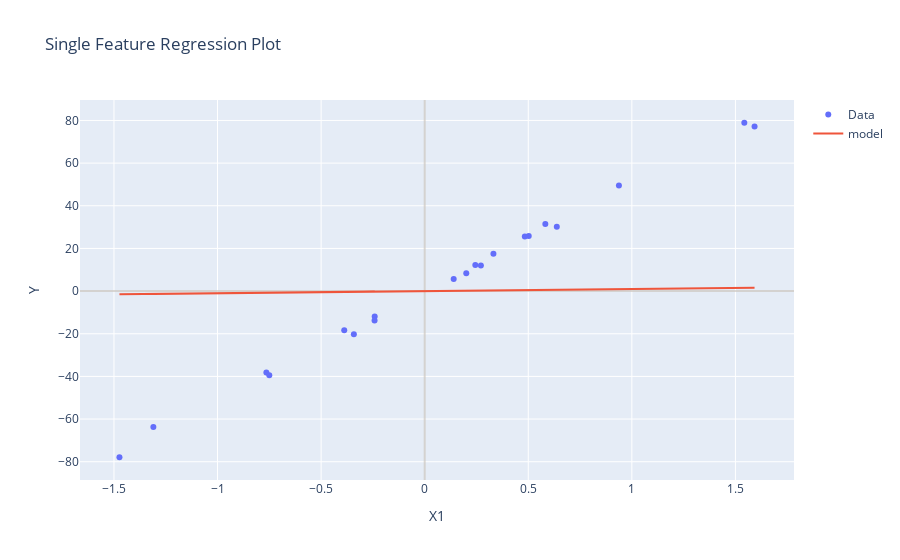

Notebook cell for this chart:
### Code cell
first_set.plot_container()

### Figure 1 — Plotly figure (JSON) as saved in the notebook; plotly's stock layout.template omitted (floating-point values rounded to 4 significant figures)
{"data": [{"mode": "markers", "name": "Data", "type": "scatter", "x": [-0.2413, -0.242, 0.2443, 0.6377, 1.543, -0.7643, 0.5022, 0.9376, -1.473, -0.3419, 0.4833, 0.3318, 0.2007, -0.7502, 0.2713, 0.14, -0.3884, 0.5823, 1.592, -1.31], "y": [-11.92, -13.75, 12.18, 30.12, 78.93, -38.2, 25.8, 49.48, -77.9, -20.25, 25.61, 17.56, 8.312, -39.4, 11.94, 5.725, -18.38, 31.5, 77.13, -63.76]}, {"mode": "lines", "name": "model", "type": "scatter", "x": [-0.2413, -0.242, 0.2443, 0.6377, 1.543, -0.7643, 0.5022, 0.9376, -1.473, -0.3419, 0.4833, 0.3318, 0.2007, -0.7502, 0.2713, 0.14, -0.3884, 0.5823, 1.592, -1.31], "y": [-0.2413, -0.242, 0.2443, 0.6377, 1.543, -0.7643, 0.5022, 0.9376, -1.473, -0.3419, 0.4833, 0.3318, 0.2007, -0.7502, 0.2713, 0.14, -0.3884, 0.5823, 1.592, -1.31]}], "layout": {"hovermode": "closest", "title": {"text": "Single Feature Regression Plot"}, "xaxis": {"title": {"text": "X1"}, "zeroline": true, "zerolinecolor": "rgba(205, 200, 193, 0.7)", "zerolinewidth": 2}, "yaxis": {"title": {"text": "Y"}, "zeroline": true, "zerolinecolor": "rgba(205, 200, 193, 0.7)", "zerolinewidth": 2}}}
